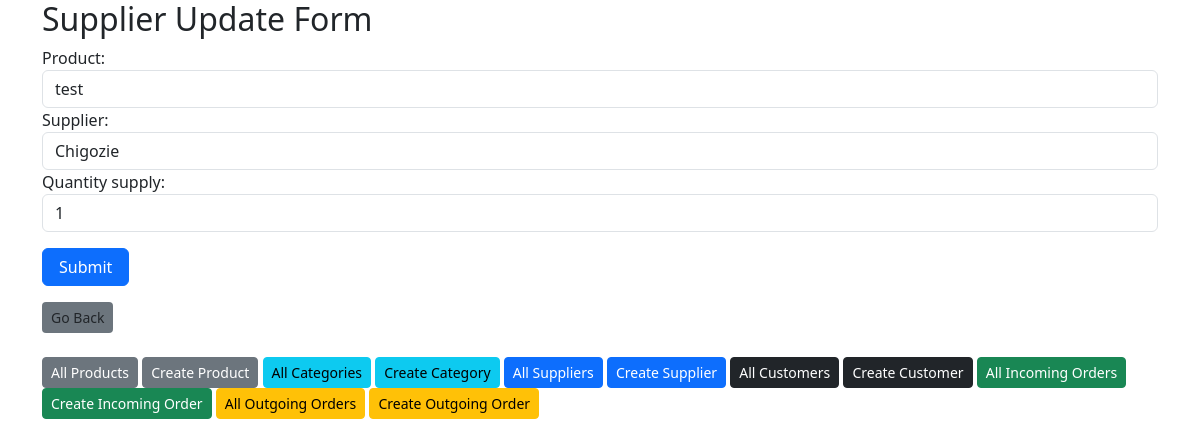
Screenshot of /orders/incoming/update/26/ with the database file from the repository.
### orders/models.py (models this page shows, shortened)
class IncomingOrder(models.Model):
    product = models.ForeignKey(Product, on_delete=models.CASCADE)  # add related words
    supplier = models.ForeignKey(Supplier, on_delete=models.CASCADE)
    quantity_supply = models.PositiveIntegerField()
    total_price = models.DecimalField(max_digits=20, decimal_places=2, editable=False)
    supply_date = models.DateTimeField(auto_now_add=True)
    def save(self, *args, **kwargs):
        is_new = self._state.adding
        if not is_new:
            original = IncomingOrder.objects.get(pk=self.pk)
            quantity_diff = self.quantity_supply - original.quantity_supply
        else:
            quantity_diff = self.quantity_supply
        self.product.available_quantity += quantity_diff
        self.product.save()
        self.total_price = self.quantity_supply * self.product.unit_price
        super().save(*args, **kwargs)
    def delete(self, *args, **kwargs):
        self.product.available_quantity -= self.quantity_supply
        if self.product.available_quantity < 0:
            self.product.available_quantity = 0
        self.product.save()
        super().delete(*args, **kwargs)
    """def save(self, *args, **kwargs):
        self.total_price = self.quantity_supply * self.product.unit_price
        current_product = Product.objects.get(pk = self.product.pk)
        super().save(*args, **kwargs) #saves incoming order
        current_ordered_product_qs = IncomingOrder.objects.filter(product = current_product)


        # Get total quantity of a given product
        total_availability = sum([product.quantity_supply for product in current_ordered_product_qs if product.quantity_supply > 0])
        self.product.available_quantity = total_availability
        self.product.save()

    def delete(self, *args, **kwargs):
        current_product = Product.objects.get(pk = self.product.pk)
        super().delete(*args, **kwargs)
        current_ordered_product_qs = IncomingOrder.objects.filter(product = current_product)

        # Get total quantity of a given product
        total_availability = sum([product.quantity_supply for product in current_ordered_product_qs if product.quantity_supply > 0])
        self.product.available_quantity = total_availability
        self.product.save()




    """

### orders/views.py (the view)
# urls.py: path("incoming/update/<pk>/", view=IncomingOrderUpdateView.as_view(), name="update_incoming_order"),
class IncomingOrderUpdateView(SuccessMessageMixin,UpdateView):
    model = IncomingOrder
    form_class = IncomingOrderForm
    template_name = "orders/incoming/update_order.html"
    success_url = reverse_lazy("list_incoming_orders")
    success_messages = "Incoming order updated successfully!"

### orders/forms.py
class IncomingOrderForm(forms.ModelForm):
    product = forms.ModelChoiceField(
        queryset=Product.objects.all(),
        empty_label="Select Product",
        widget=forms.Select(attrs={'class': 'form-control'})
    )
    supplier = forms.ModelChoiceField(
        queryset=Supplier.objects.all(),
        empty_label="Select Supplier",
        widget=forms.Select(attrs={'class': 'form-control'})
    )
    class Meta:
        model = IncomingOrder
        fields = ['product','supplier', 'quantity_supply']
        widgets ={
            'quantity_supply':forms.NumberInput(attrs={'class':'form-control'})
        }

### products/models.py (called while the page is built)
    def __str__(self):
        return self.name

### suppliers/models.py (called while the page is built)
    def __str__(self):
        return self.first_name

### templates/orders/incoming/update_order.html (shortened to what this page needs)
{% extends "base.html" %}
{% block content %}
<h2>Supplier Update Form</h2>
<form action="" method="post">
    {{form}}
    <button type="submit" class="btn btn-primary px-3 mt-3">Submit</button>
    <div class="other-links my-3">
        <a onclick="window.history.back()" class="btn btn-sm bg-secondary">Go Back</a>
    </div>
</form>
{% endblock content %}

### rows the page displays
IncomingOrder: product "test", supplier "Chigozie", quantity_supply "1"
